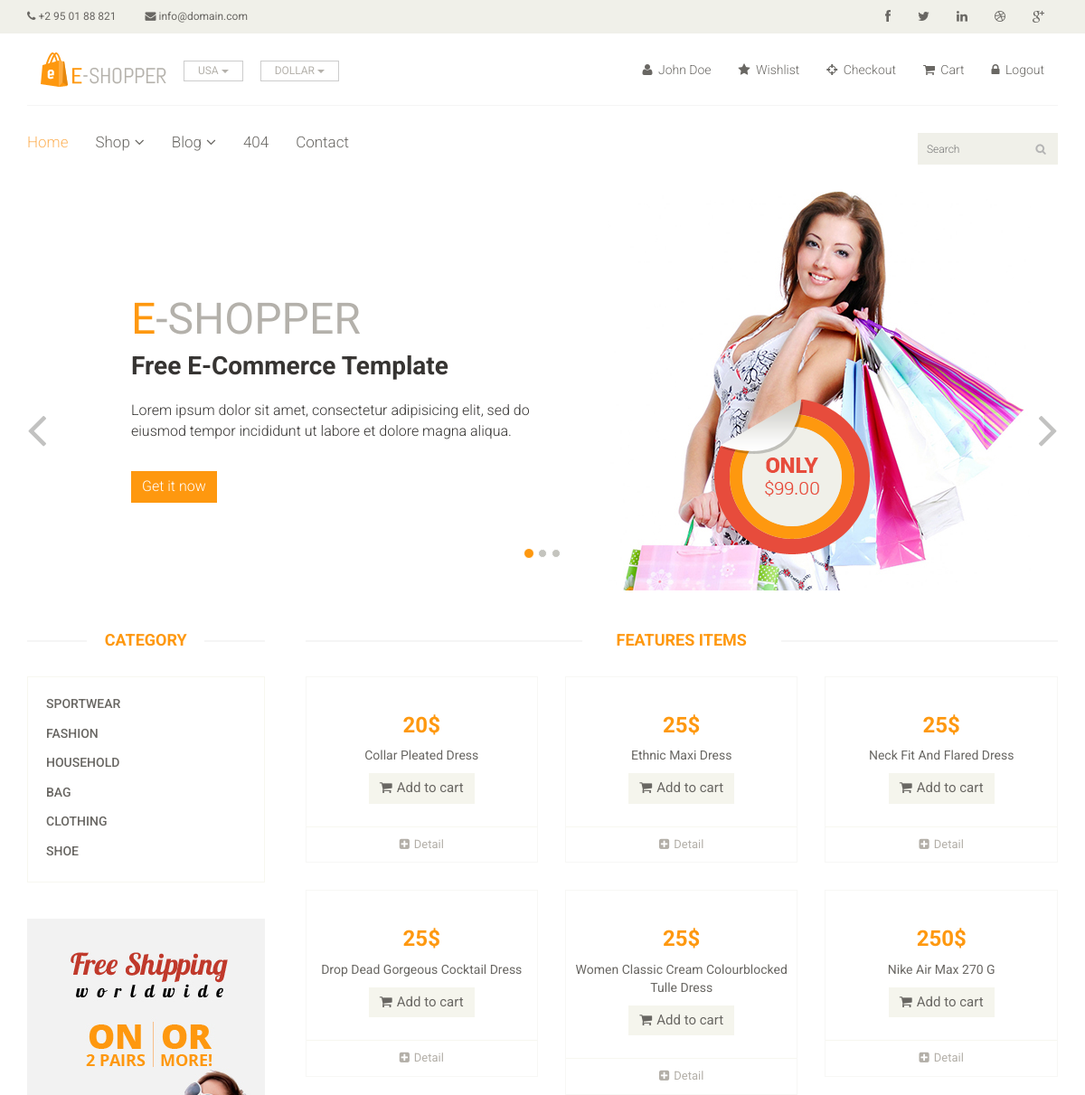
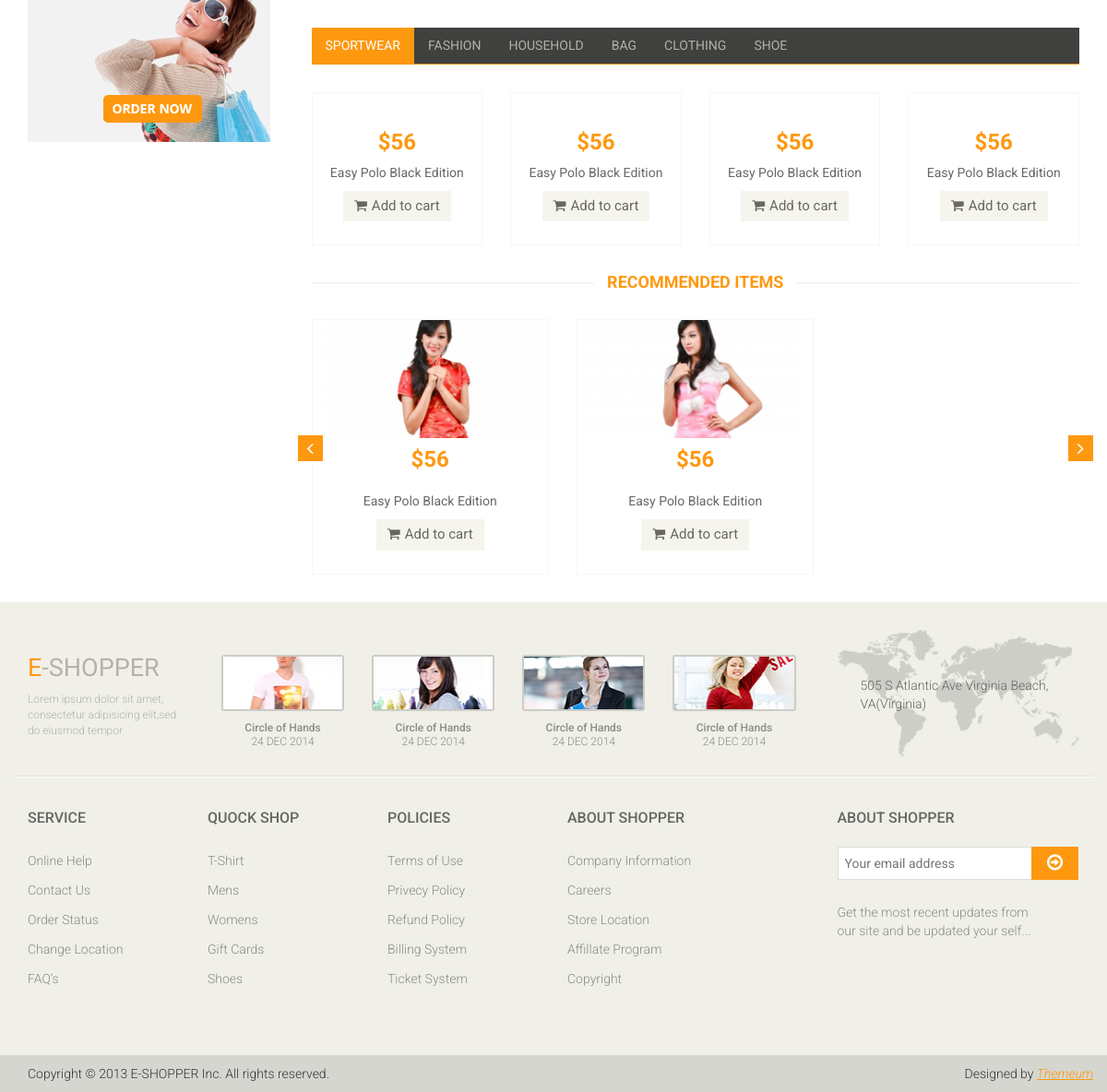
The page / (signed in) on the database its author committed (2 pictures, top to bottom).
### tables this page shows
CREATE TABLE `categories` (
  `id` int(11) NOT NULL,
  `name` varchar(255) NOT NULL
);

CREATE TABLE `clothes` (
  `id` int(11) NOT NULL,
  `status` enum('hide','active','delete') NOT NULL,
  `img` varchar(255) NOT NULL,
  `title` varchar(255) NOT NULL,
  `description` varchar(255) DEFAULT NULL,
  `category` int(11) NOT NULL,
  `sex` enum('men','women','kid','unisex') NOT NULL,
  `price` float NOT NULL
);

### index.php (the view, shortened to what this page needs)
<?php
	include_once('database/connect.php');
?>
<!DOCTYPE html>
<html lang="en">
<head>
    <link href="css/bootstrap.min.css" rel="stylesheet">
    <link href="css/font-awesome.min.css" rel="stylesheet">
    <link href="css/prettyPhoto.css" rel="stylesheet">
    <link href="css/price-range.css" rel="stylesheet">
    <link href="css/animate.css" rel="stylesheet">
	<link href="css/main.css" rel="stylesheet">
	<link href="css/responsive.css" rel="stylesheet">
</head>
<body>
	<header id="header">
		<div class="header_top">
			<div class="container">
				<div class="row">
					<div class="col-sm-6">
						<div class="contactinfo">
							<ul class="nav nav-pills">
								<li><a href="#"><i class="fa fa-phone"></i> +2 95 01 88 821</a></li>
								<li><a href="#"><i class="fa fa-envelope"></i> info@domain.com</a></li>
							</ul>
						</div>
					</div>
					<div class="col-sm-6">
						<div class="social-icons pull-right">
							<ul class="nav navbar-nav">
								<li><a href="#"><i class="fa fa-facebook"></i></a></li>
								<li><a href="#"><i class="fa fa-twitter"></i></a></li>
								<li><a href="#"><i class="fa fa-linkedin"></i></a></li>
								<li><a href="#"><i class="fa fa-dribbble"></i></a></li>
								<li><a href="#"><i class="fa fa-google-plus"></i></a></li>
							</ul>
						</div>
					</div>
				</div>
			</div>
		</div>
		<div class="header-middle">
			<div class="container">
				<div class="row">
					<div class="col-md-4 clearfix">
						<div class="logo pull-left">
							<a href="index.php"><img src="images/home/logo.png" alt="" /></a>
						</div>
						<div class="btn-group pull-right clearfix">
							<div class="btn-group">
								<button type="button" class="btn btn-default dropdown-toggle usa" data-toggle="dropdown">
									USA
									<span class="caret"></span>
								</button>
							</div>
							<div class="btn-group">
								<button type="button" class="btn btn-default dropdown-toggle usa" data-toggle="dropdown">
									DOLLAR
									<span class="caret"></span>
								</button>
							</div>
						</div>
					</div>
					<div class="col-md-8 clearfix">
						<div class="shop-menu clearfix pull-right">
							<ul class="nav navbar-nav">
								<?php require_once("navbar-login-checker.php")?>
							</ul>
						</div>
					</div>
				</div>
			</div>
		</div>
		<div class="header-bottom">
			<div class="container">
				<div class="row">
					<div class="col-sm-9">
						<div class="mainmenu pull-left">
							<ul class="nav navbar-nav collapse navbar-collapse">
								<li><a href="index.php" class="active">Home</a></li>
								<li class="dropdown"><a href="#">Shop<i class="fa fa-angle-down"></i></a>
                                </li>
								<li class="dropdown"><a href="#">Blog<i class="fa fa-angle-down"></i></a>
                                </li>
								<li><a href="404.html">404</a></li>
								<li><a href="contact-us.html">Contact</a></li>
							</ul>
						</div>
					</div>
					<div class="col-sm-3">
						<div class="search_box pull-right">
							<input type="text" placeholder="Search"/>
						</div>
					</div>
				</div>
			</div>
		</div>
	</header>
	<section id="slider">
		<div class="container">
			<div class="row">
				<div class="col-sm-12">
					<div id="slider-carousel" class="carousel slide" data-ride="carousel">
						<ol class="carousel-indicators">
							<li data-target="#slider-carousel" data-slide-to="0" class="active"></li>
							<li data-target="#slider-carousel" data-slide-to="1"></li>
							<li data-target="#slider-carousel" data-slide-to="2"></li>
						</ol>
						<div class="carousel-inner">
							<div class="item active">
								<div class="col-sm-6">
									<h1><span>E</span>-SHOPPER</h1>
									<h2>Free E-Commerce Template</h2>
									<p>Lorem ipsum dolor sit amet, consectetur adipisicing elit, sed do eiusmod tempor incididunt ut labore et dolore magna aliqua. </p>
									<button type="button" class="btn btn-default get">Get it now</button>
								</div>
								<div class="col-sm-6">
									<img src="images/home/girl1.jpg" class="girl img-responsive" alt="" />
									<img src="images/home/pricing.png"  class="pricing" alt="" />
								</div>
							</div>
						</div>
						<a href="#slider-carousel" class="left control-carousel hidden-xs" data-slide="prev">
							<i class="fa fa-angle-left"></i>
						</a>
						<a href="#slider-carousel" class="right control-carousel hidden-xs" data-slide="next">
							<i class="fa fa-angle-right"></i>
						</a>
					</div>
				</div>
			</div>
		</div>
	</section>
	<section>
		<div class="container">
			<div class="row">
				<div class="col-sm-3">
					<div class="left-sidebar">
						<h2>Category</h2>
						<div class="panel-group category-products" id="accordian">
							<?php require_once("category-sidebar.php") ?>
						</div>
						<div class="shipping text-center">
							<img src="images/home/shipping.jpg" alt="" />
						</div>
					</div>
				</div>
				<div class="col-sm-9 padding-right">
					<div class="features_items">
						<h2 class="title text-center">Features Items</h2>
						<?php require_once("get-features-items.php") ?>
					</div>
					<div class="category-tab">
						<div class="col-sm-12">
							<ul class="nav nav-tabs">
								<?php
								$query = "select * from categories where 1";
								$result = mysqli_query($con, $query);
								while($row = mysqli_fetch_array($result)){
									if ($row[0]==1){
										echo '<li class="active"><a href="#tshirt" data-toggle="tab">'.$row["name"].'</a></li>';
										continue;
									}?>
									<li><a href="#" data-toggle="tab">	<?= $row["name"]?>	</a></li>
								<?php }	?>
							</ul>
						</div>
						<div class="tab-content">
							<div class="tab-pane fade active in" id="tshirt" >
								<?php
									$query = "select * from clothes where clothes.category=5";
									$result = mysqli_query($con, $query);
									while($row = mysqli_fetch_array($result)){
										if ($row[0]==5){
											break;
										}
								?>
								<div class="col-sm-3">
									<div class="product-image-wrapper">
										<div class="single-products">
											<div class="productinfo text-center">
												<h2>$56</h2>
												<p>Easy Polo Black Edition</p>
												<a href="#" class="btn btn-default add-to-cart"><i class="fa fa-shopping-cart"></i>Add to cart</a>
											</div>
										</div>
									</div>
								</div>
								<?php }	?>
							</div>
						</div>
					</div>
					<div class="recommended_items">
						<h2 class="title text-center">recommended items</h2>
						<div id="recommended-item-carousel" class="carousel slide" data-ride="carousel">
							<div class="carousel-inner">
								<div class="item active">
									<div class="col-sm-4">
										<div class="product-image-wrapper">
											<div class="single-products">
												<div class="productinfo text-center">
													<img src="images/home/recommend2.jpg" alt="" />
													<h2>$56</h2>
													<p>Easy Polo Black Edition</p>
													<a href="#" class="btn btn-default add-to-cart"><i class="fa fa-shopping-cart"></i>Add to cart</a>
												</div>
											</div>
										</div>
									</div>
									<div class="col-sm-4">
										<div class="product-image-wrapper">
											<div class="single-products">
												<div class="productinfo text-center">
													<img src="images/home/recommend3.jpg" alt="" />
													<h2>$56</h2>
													<p>Easy Polo Black Edition</p>
													<a href="#" class="btn btn-default add-to-cart"><i class="fa fa-shopping-cart"></i>Add to cart</a>
												</div>
											</div>
										</div>
									</div>
								</div>
							</div>
							 <a class="left recommended-item-control" href="#recommended-item-carousel" data-slide="prev">
								<i class="fa fa-angle-left"></i>
							  </a>
							  <a class="right recommended-item-control" href="#recommended-item-carousel" data-slide="next">
								<i class="fa fa-angle-right"></i>
							  </a>
						</div>
					</div>
				</div>
			</div>
		</div>
	</section>
	<footer id="footer">
		<div class="footer-top">
			<div class="container">
				<div class="row">
					<div class="col-sm-2">
						<div class="companyinfo">
							<h2><span>e</span>-shopper</h2>
							<p>Lorem ipsum dolor sit amet, consectetur adipisicing elit,sed do eiusmod tempor</p>
						</div>
					</div>
					<div class="col-sm-7">
						<div class="col-sm-3">
							<div class="video-gallery text-center">
								<a href="#">
									<div class="iframe-img">
										<img src="images/home/iframe1.png" alt="" />
									</div>
								</a>
								<p>Circle of Hands</p>
								<h2>24 DEC 2014</h2>
							</div>
						</div>
						<div class="col-sm-3">
							<div class="video-gallery text-center">
								<a href="#">
									<div class="iframe-img">
										<img src="images/home/iframe2.png" alt="" />
									</div>
								</a>
								<p>Circle of Hands</p>
								<h2>24 DEC 2014</h2>
							</div>
						</div>
						<div class="col-sm-3">
							<div class="video-gallery text-center">
								<a href="#">
									<div class="iframe-img">
										<img src="images/home/iframe3.png" alt="" />
									</div>
								</a>
								<p>Circle of Hands</p>
								<h2>24 DEC 2014</h2>
							</div>
						</div>
						<div class="col-sm-3">
							<div class="video-gallery text-center">
								<a href="#">
									<div class="iframe-img">
										<img src="images/home/iframe4.png" alt="" />
									</div>
								</a>
								<p>Circle of Hands</p>
								<h2>24 DEC 2014</h2>
							</div>
						</div>
					</div>
					<div class="col-sm-3">
						<div class="address">
							<img src="images/home/map.png" alt="" />
							<p>505 S Atlantic Ave Virginia Beach, VA(Virginia)</p>
						</div>
					</div>
				</div>
			</div>
		</div>
		<div class="footer-widget">
			<div class="container">
				<div class="row">
					<div class="col-sm-2">
						<div class="single-widget">
							<h2>Service</h2>
							<ul class="nav nav-pills nav-stacked">
								<li><a href="#">Online Help</a></li>
								<li><a href="#">Contact Us</a></li>
								<li><a href="#">Order Status</a></li>
								<li><a href="#">Change Location</a></li>
								<li><a href="#">FAQ’s</a></li>
							</ul>
						</div>
					</div>
					<div class="col-sm-2">
						<div class="single-widget">
							<h2>Quock Shop</h2>
							<ul class="nav nav-pills nav-stacked">
								<li><a href="#">T-Shirt</a></li>
								<li><a href="#">Mens</a></li>
								<li><a href="#">Womens</a></li>
								<li><a href="#">Gift Cards</a></li>
								<li><a href="#">Shoes</a></li>
							</ul>
						</div>
					</div>
					<div class="col-sm-2">
						<div class="single-widget">
							<h2>Policies</h2>
							<ul class="nav nav-pills nav-stacked">
								<li><a href="#">Terms of Use</a></li>
								<li><a href="#">Privecy Policy</a></li>
								<li><a href="#">Refund Policy</a></li>
								<li><a href="#">Billing System</a></li>
								<li><a href="#">Ticket System</a></li>
							</ul>
						</div>
					</div>
					<div class="col-sm-2">
						<div class="single-widget">
							<h2>About Shopper</h2>
							<ul class="nav nav-pills nav-stacked">
								<li><a href="#">Company Information</a></li>
								<li><a href="#">Careers</a></li>
								<li><a href="#">Store Location</a></li>
								<li><a href="#">Affillate Program</a></li>
								<li><a href="#">Copyright</a></li>
							</ul>
						</div>
					</div>
					<div class="col-sm-3 col-sm-offset-1">
						<div class="single-widget">
							<h2>About Shopper</h2>
							<form action="#" class="searchform">
								<input type="text" placeholder="Your email address" />
								<button type="submit" class="btn btn-default"><i class="fa fa-arrow-circle-o-right"></i></button>
								<p>Get the most recent updates from <br />our site and be updated your self...</p>
							</form>
						</div>
					</div>
				</div>
			</div>
		</div>
		<div class="footer-bottom">
			<div class="container">
				<div class="row">
					<p class="pull-left">Copyright © 2013 E-SHOPPER Inc. All rights reserved.</p>
					<p class="pull-right">Designed by <span><a target="_blank" href="http://www.themeum.com">Themeum</a></span></p>
				</div>
			</div>
		</div>
	</footer>
</body>
</html>

### category-sidebar.php (shortened to what this page needs)
<?php
	$query = "select * from categories where 1";
	$result = mysqli_query($con, $query);
	while($row = mysqli_fetch_array($result)){
		$name=$row["name"];
	?>
<div class="panel panel-default">
<div class="panel-heading">
<h4 class="panel-title"><a class="cate" id="<?=$name?>"	href="javascript:category()"><?= $name; ?></a></h4>
</div>
</div>
<?php }	?>

### get-features-items.php (shortened to what this page needs)
<?php
	$query = "select * from clothes where 1";
	$result = mysqli_query($con, $query);
	$maxitem=6;
	while($row = mysqli_fetch_array($result)){
	    if ($row[0]==$maxitem+1){
			break;
	}
	$title=$row["title"];
    $price=$row["price"];
?>
	<div class="col-sm-4">
		<div class="product-image-wrapper">
			<div class="single-products">
				<div class="productinfo text-center">
					<h2><?= $price; ?>$</h2>
					<p><?= $title; ?></p>
					<a href="#" class="btn btn-default add-to-cart"><i class="fa fa-shopping-cart"></i>Add to cart</a>
				</div>
			    <div class="product-overlay">
		            <div class="overlay-content">
				    </div>
		        </div>
	        </div>
	        <div class="choose">
		        <ul class="nav nav-pills nav-justified">
		            <li><a href="#" ><i class="fa fa-plus-square"></i>Detail</a></li>
		        </ul>
	        </div>
        </div>
    </div>
<?php }	?>

### rows shown on the page
categories: name "SPORTWEAR"
categories: name "FASHION"
categories: name "HOUSEHOLD"
categories: name "BAG"
categories: name "CLOTHING"
categories: name "SHOE"
clothes: price "20", title "Collar Pleated Dress"
clothes: price "25", title "Ethnic Maxi Dress"
clothes: price "25", title "Neck Fit And Flared Dress"
clothes: price "25", title "Drop Dead Gorgeous Cocktail Dress"
clothes: price "25", title "Women Classic Cream Colourblocked Tulle Dress"
clothes: price "250", title "Nike Air Max 270 G"

### other values the page prints
$name "John Doe"
